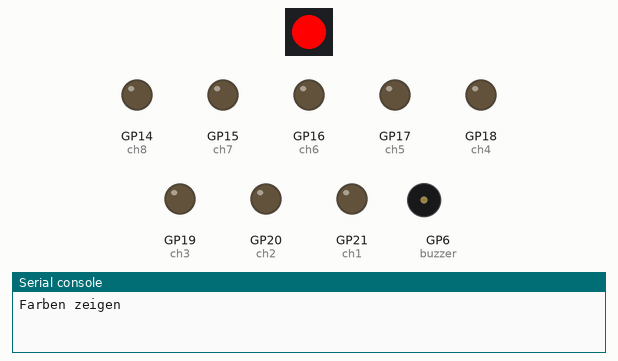
Recording of a program running on a simulated Raspberry Pi Pico running MicroPython. Parts: 1 RGB LEDs in strip order, left to right, output pins drawn as LEDs (lit = HIGH), buzzer (waves = sounding, pin HIGH), the last lines printed to the serial console. At 20.0 s the program stops and its outputs stay as they are.

Above: at 0.1 s.
At 1.1 s:
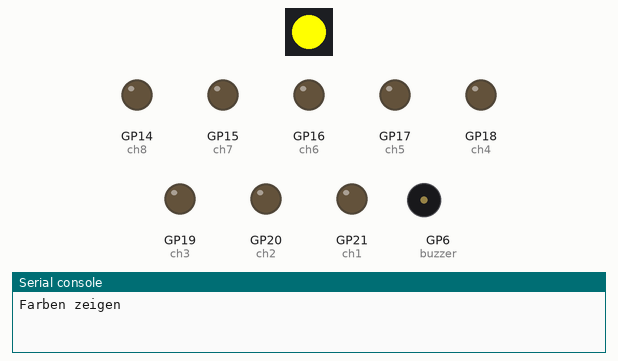
At 2.1 s:
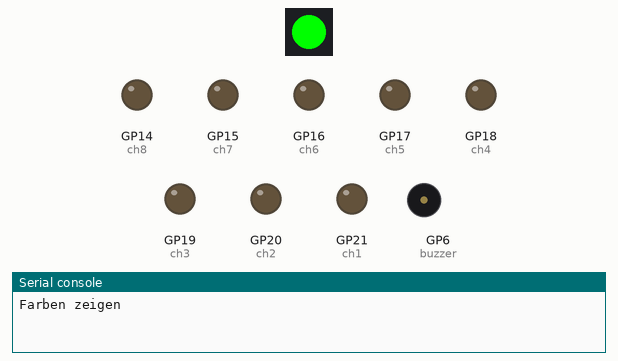
At 6.1 s:
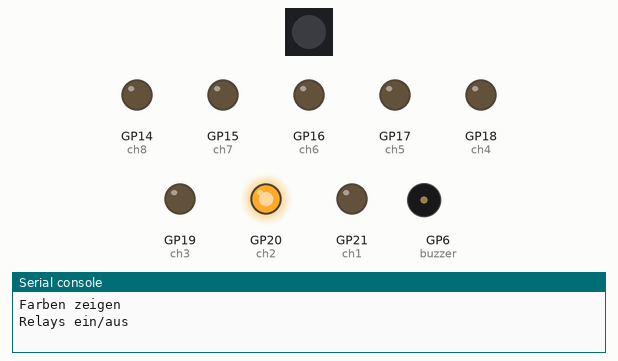
At 10.1 s:
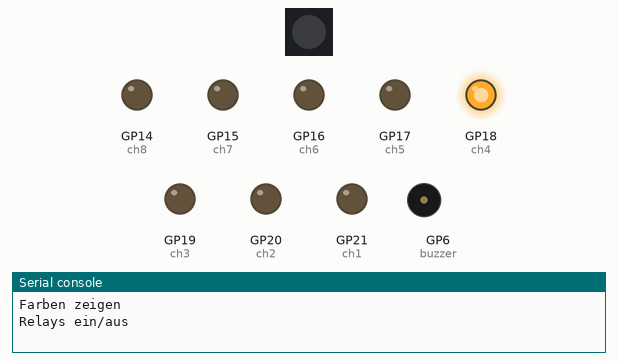
At 19.1 s:
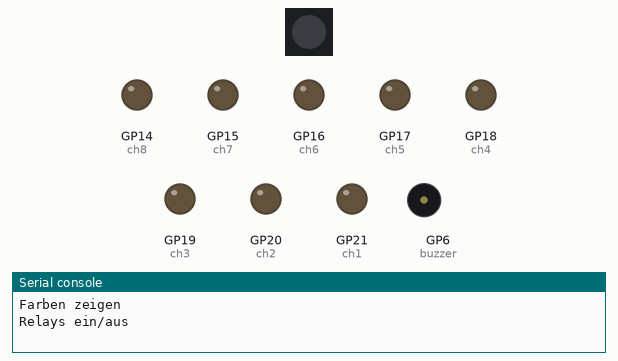
Timing chart, 0 to 20.6 s (numbered marks = the images above):
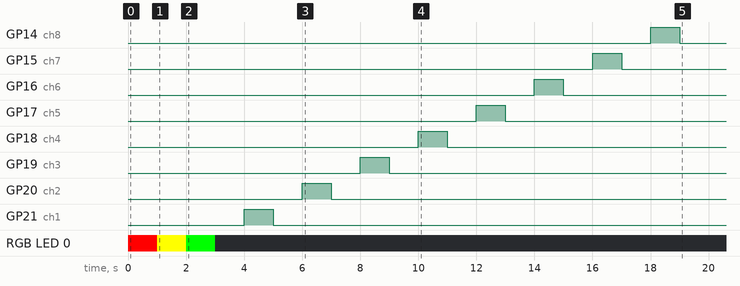

Measured:
- by itself, GP14 (ch8): LOW → HIGH at 18.0 s, → LOW 1.0 s later
- by itself, GP15 (ch7): LOW → HIGH at 16.0 s, → LOW 1.0 s later
- by itself, GP16 (ch6): LOW → HIGH at 14.0 s, → LOW 1.0 s later
- by itself, GP17 (ch5): LOW → HIGH at 12.0 s, → LOW 1.0 s later
- by itself, GP18 (ch4): LOW → HIGH at 10.0 s, → LOW 1.0 s later
- by itself, GP19 (ch3): LOW → HIGH at 8.0 s, → LOW 1.0 s later
- by itself, GP20 (ch2): LOW → HIGH at 6.0 s, → LOW 1.0 s later
- by itself, GP21 (ch1): LOW → HIGH at 4.0 s, → LOW 1.0 s later

The program:

pico_relay_b.py
```python
'''
Pico Relay B (8ch, see: https://www.waveshare.com/pico-relay-b.htm)
Verwenden mit Raspberry Pi pico
'''

import machine
import neopixel
import time

ch1 = machine.Pin(21, machine.Pin.OUT)
ch2 = machine.Pin(20, machine.Pin.OUT)
ch3 = machine.Pin(19, machine.Pin.OUT)
ch4 = machine.Pin(18, machine.Pin.OUT)
ch5 = machine.Pin(17, machine.Pin.OUT)
ch6 = machine.Pin(16, machine.Pin.OUT)
ch7 = machine.Pin(15, machine.Pin.OUT)
ch8 = machine.Pin(14, machine.Pin.OUT)

buzzer = machine.Pin(6, machine.Pin.OUT)
rgbLed = machine.Pin(13, machine.Pin.OUT)
n = neopixel.NeoPixel(rgbLed, 1)

farbeRot = (255,0,0)
farbeGelb = (255,255,0)
farbeGruen = (0,255,0)
keineFarbe = (0,0,0)

print("Farben zeigen")
for farbe in [farbeRot, farbeGelb, farbeGruen, keineFarbe]:
    n[0] = farbe
    n.write()
    time.sleep(1)

print("Relays ein/aus")
for ch in [ch1, ch2, ch3, ch4, ch5, ch6, ch7, ch8]:
    ch.on()
    time.sleep(1)
    ch.off()
    time.sleep(1)
```
